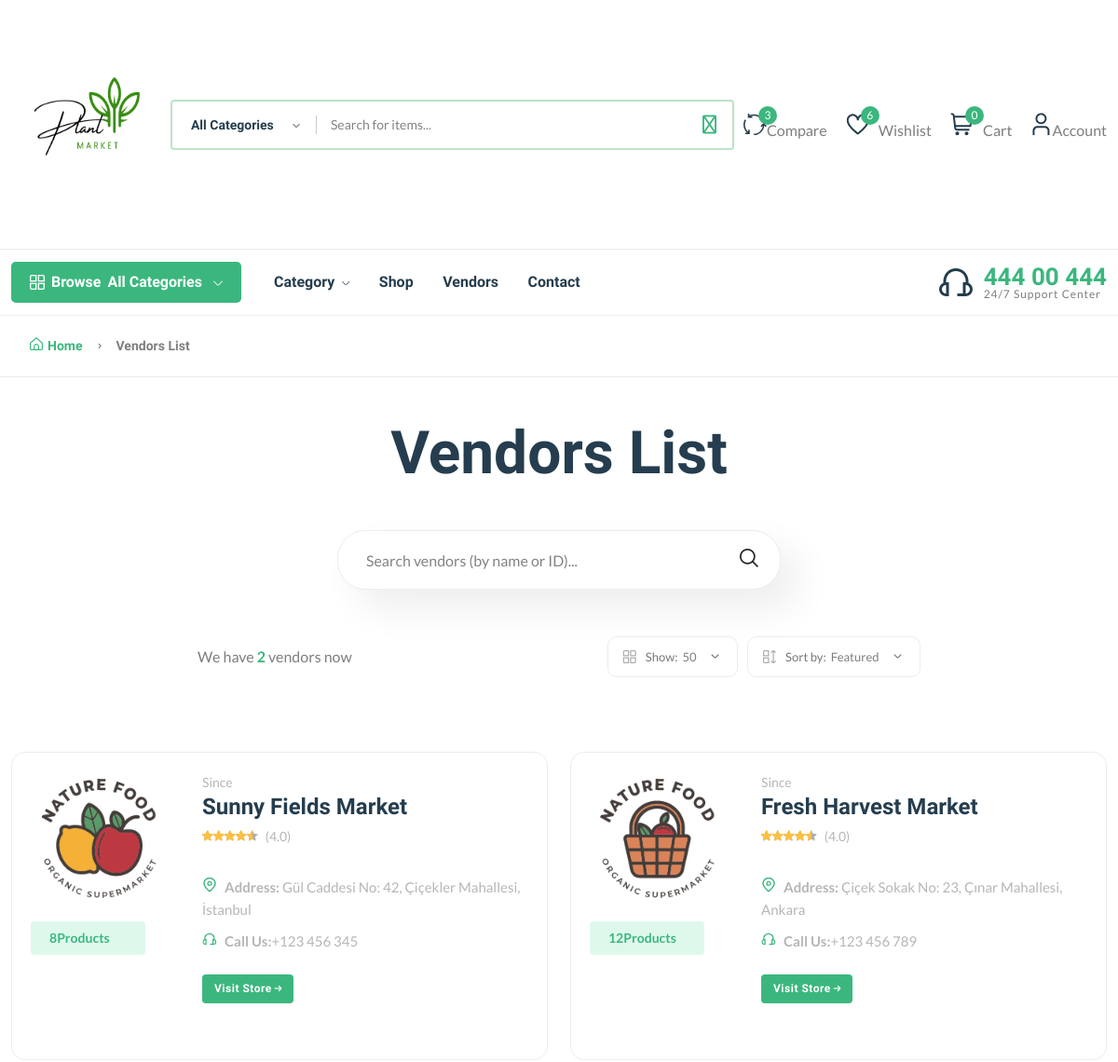
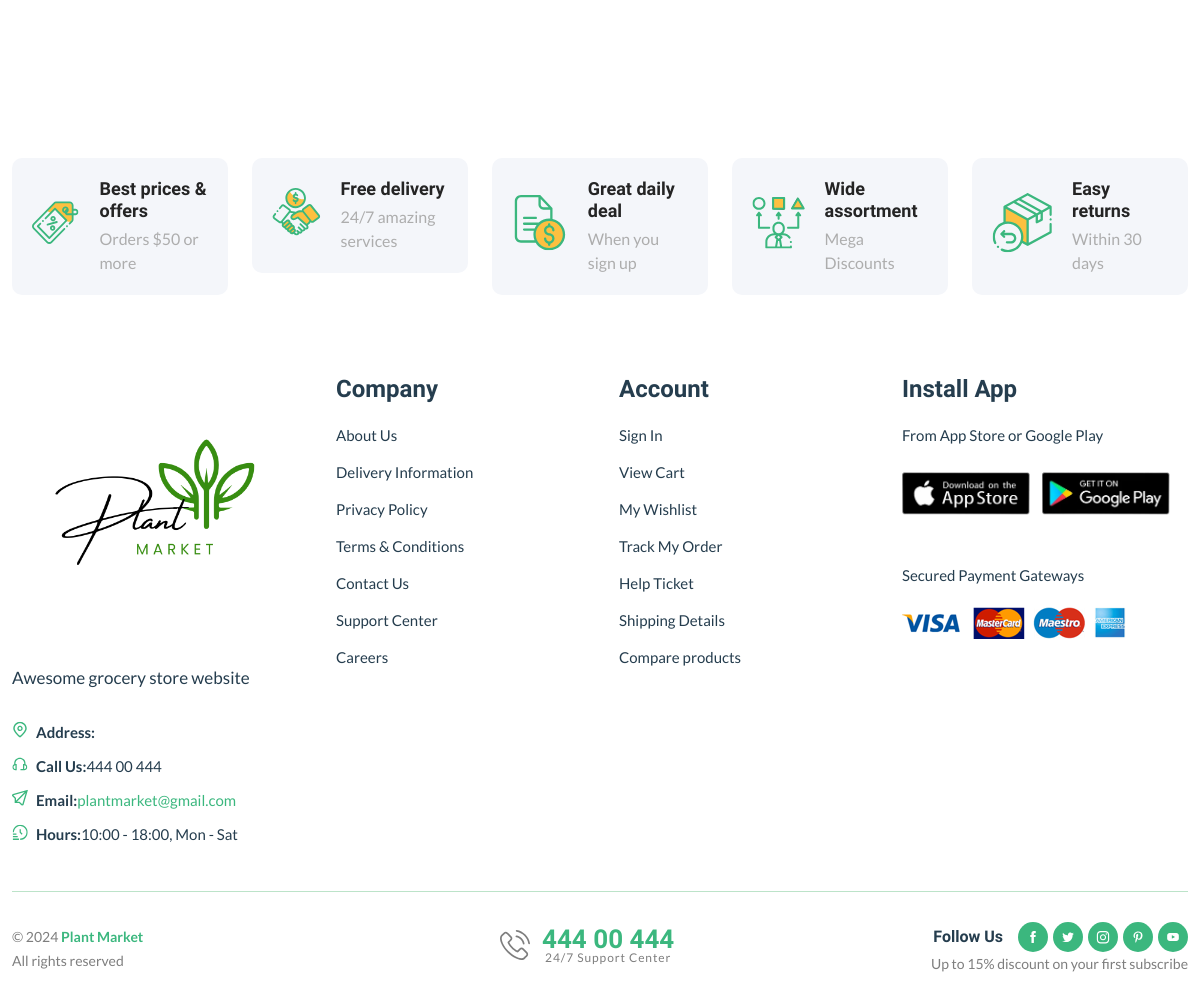
Screenshot of /vendor/ with the database file from the repository (2 pictures, top to bottom).
### core/models.py (models this page shows, shortened)
class Vendor(models.Model):
    vid = ShortUUIDField(unique=True, length=10, max_length=20, prefix="ven", alphabet="abcdefgh12345")
    title = models.CharField(max_length=100, default="Nestify") #satici ismi
    image = models.ImageField(upload_to=user_direvtory_path, default="vendor.jpg")
    cover_image = models.ImageField(upload_to=user_direvtory_path, default="vendor.jpg")
    description = RichTextUploadingField(null=True, blank=True, default="i am an amazing vendor")
    address = models.CharField(max_length=100, default="123 Main street.")
    contact = models.CharField(max_length=100, default= "+123 456 789")
    chat_resp_time = models.CharField(max_length=100, default="100")
    shipping = models.CharField(max_length=100, default="100")
    authentic_rating = models.CharField(max_length=100, default="100")
    days_return = models.CharField(max_length=100, default="100")
    warranty_period = models.CharField(max_length=100, default="100")
    user = models.ForeignKey(User, on_delete=models.SET_NULL, null=True)
    class Meta:
        verbose_name_plural = "Vendors"

### core/views.py (the view)
# urls.py: path("vendor/", vendor_list_view, name="vendor-list"),
def vendor_list_view(request):
    vendors= Vendor.objects.all()
    context = {
        "vendors": vendors,
    }
    return render(request, "core/vendor-list.html", context)

### core/context_processor.py (called while the page is built)
def default(request):
    categories = Category.objects.all()
    vendors = Vendor.objects.all()
    min_max_price = Product.objects.aggregate(Min("price"), Max("price"))
    try:
        address = Address.objects.get(user=request.user)
    except:
        address = None
    return {
        'categories':categories,
        'address':address,
        'vendors':vendors,
        'min_max_price':min_max_price,
    }

### templates/core/vendor-list.html (shortened to what this page needs)
{% extends 'partials/base.html' %}
{% load static %}
{% block content %}
    <main class="main pages mb-80">
        <div class="page-header breadcrumb-wrap">
            <div class="container">
                <div class="breadcrumb">
                    <a href="http://127.0.0.1:8000" rel="nofollow"><i class="fi-rs-home mr-5"></i>Home</a>
                    <span></span> Vendors List
                </div>
            </div>
        </div>
        <div class="page-content pt-50">
            <div class="container">
                <div class="archive-header-2 text-center">
                    <h1 class="display-2 mb-50">Vendors List</h1>
                    <div class="row">
                        <div class="col-lg-5 mx-auto">
                            <div class="sidebar-widget-2 widget_search mb-50">
                                <div class="search-form">
                                    <form action="#">
                                        <input type="text" placeholder="Search vendors (by name or ID)..." />
                                        <button type="submit"><i class="fi-rs-search"></i></button>
                                    </form>
                                </div>
                            </div>
                        </div>
                    </div>
                </div>
                <div class="row mb-50">
                    <div class="col-12 col-lg-8 mx-auto">
                        <div class="shop-product-fillter">
                            <div class="totall-product">
                                <p>We have <strong class="text-brand">{{vendors.count}}</strong> vendor{{vendors.count|pluralize}} now</p>
                            </div>
                            <div class="sort-by-product-area">
                                <div class="sort-by-cover mr-10">
                                    <div class="sort-by-product-wrap">
                                        <div class="sort-by">
                                            <span><i class="fi-rs-apps"></i>Show:</span>
                                        </div>
                                        <div class="sort-by-dropdown-wrap">
                                            <span> 50 <i class="fi-rs-angle-small-down"></i></span>
                                        </div>
                                    </div>
                                </div>
                                <div class="sort-by-cover">
                                    <div class="sort-by-product-wrap">
                                        <div class="sort-by">
                                            <span><i class="fi-rs-apps-sort"></i>Sort by:</span>
                                        </div>
                                        <div class="sort-by-dropdown-wrap">
                                            <span> Featured <i class="fi-rs-angle-small-down"></i></span>
                                        </div>
                                    </div>
                                </div>
                            </div>
                        </div>
                    </div>
                </div>
                <div class="row vendor-grid">
                    {% for v in vendors %}
                    <div class="col-lg-6 col-md-6 col-12 col-sm-6">
                        <div class="vendor-wrap style-2 mb-40">
                            <div class="vendor-img-action-wrap">
                                <div class="vendor-img">
                                    <a href="{% url 'core:vendor-detail' v.vid %}">
                                        <img class="default-img" src="{{v.image.url}}" alt="" />
                                    </a>
                                </div>
                                <div class="mt-10">
                                    <span class="font-small total-product">{{v.product.all.count}}Products</span>
                                </div>
                            </div>
                            <div class="vendor-content-wrap">
                                <div class="mb-30">
                                    <div class="product-category">
                                        <span class="text-muted">Since {{v.date|date:"Y"}}</span>
                                    </div>
                                    <h4 class="mb-5"><a href="{% url 'core:vendor-detail' v.vid %}">{{v.title}}</a></h4>
                                    <div class="product-rate-cover">
                                        <div class="product-rate d-inline-block">
                                            <div class="product-rating" style="width: 90%"></div>
                                        </div>
                                        <span class="font-small ml-5 text-muted"> (4.0)</span>
                                    </div>
                                    <div class="vendor-info d-flex justify-content-between align-items-end mt-30">
                                        <ul class="contact-infor text-muted">
                                            <li><img src="assets/imgs/theme/icons/icon-location.svg" alt="" /><strong>Address: </strong> <span>{{v.address}}</span></li>
                                            <li><img src="assets/imgs/theme/icons/icon-contact.svg" alt="" /><strong>Call Us:</strong><span>{{v.contact}}</span></li>
                                        </ul>
                                        <br>
                                    </div>
                                    <br>
                                    <a href="{% url 'core:vendor-detail' v.vid %}" class="btn btn-xs">Visit Store <i class="fi-rs-arrow-small-right"></i></a>
                                </div>
                            </div>
                        </div>
                    </div>
                    {% endfor %}
                </div>
            </div>
        </div>
    </main>
    {% endblock content %}

### rows the page displays
Vendor: image (picture), product.all.count "8", title "Sunny Fields Market", address "Gül Caddesi No: 42, Çiçekler Mahallesi, İstanbul", contact "+123 456 345"
Vendor: image (picture), product.all.count "12", title "Fresh Harvest Market", address "Çiçek Sokak No: 23, Çınar Mahallesi, Ankara", contact "+123 456 789"

### other values shown
{{ request.session.cart_data_obj|length }} "0"
{{ vendors.count }} "2"
